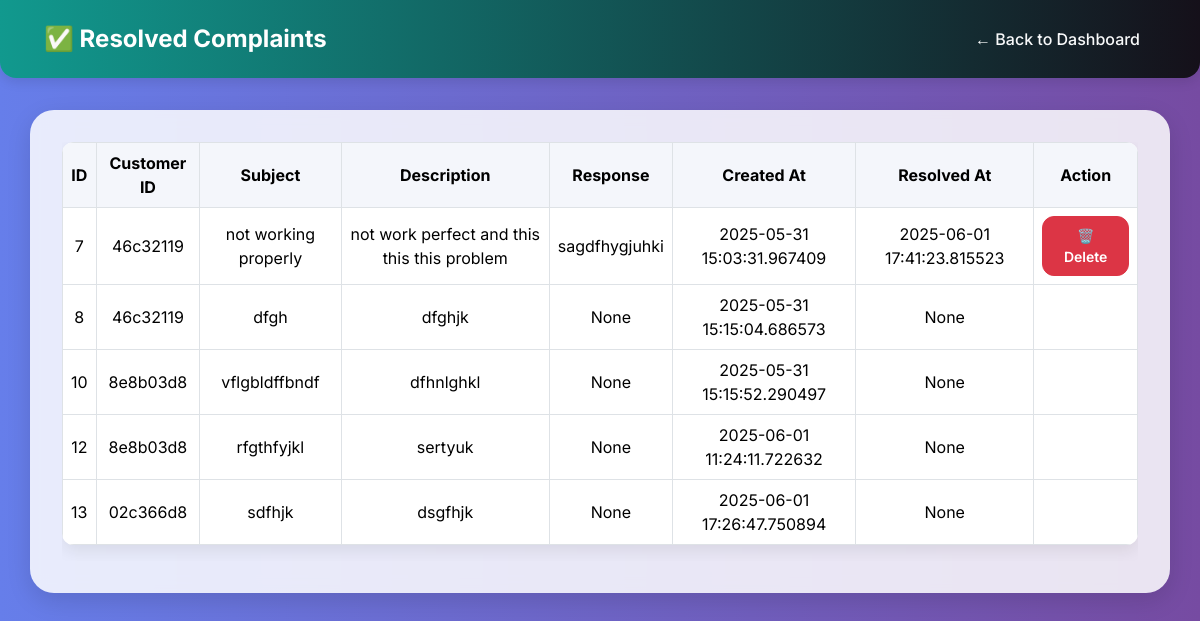
/resolved_complaints (signed in), run on the app's committed database.
### tables this page shows
CREATE TABLE complaints (
    id INTEGER PRIMARY KEY AUTOINCREMENT,
    customer_id TEXT NOT NULL,
    subject TEXT NOT NULL,
    description TEXT NOT NULL,
    response TEXT,
    created_at TEXT DEFAULT CURRENT_TIMESTAMP,
    resolved_at TEXT
, status TEXT DEFAULT 'Open');

### app.py (the view)
@app.route('/resolved_complaints')
def resolved_complaints():
    if session.get('role') != 'sales':
        return redirect(url_for('login'))
    conn = sqlite3.connect('database/4s.db')
    conn.row_factory = sqlite3.Row
    cursor = conn.cursor()
    cursor.execute("SELECT * FROM complaints")
    rows = cursor.fetchall()
    resolved_requests = [dict(r) for r in rows]
    conn.close()
    return render_template('resolved_complaints.html', resolved_requests=resolved_requests)

### Templates/resolved_complaints.html (shortened to what this page needs)
<!DOCTYPE html>
<html lang="en">
<head>
    <link href="https://cdn.jsdelivr.net/npm/bootstrap@5.3.3/dist/css/bootstrap.min.css" rel="stylesheet">
</head>
<body>
<nav class="navbar navbar-expand-lg">
    <div class="container-fluid d-flex justify-content-between align-items-center flex-wrap gap-2">
        <span class="navbar-brand">✅ Resolved Complaints</span>
        <div class="d-flex gap-2 flex-wrap">
            <a href="{{ url_for('sales_dashboard') }}" class="btn btn-outline-light">← Back to Dashboard</a>
        </div>
    </div>
</nav>
<div class="container dashboard-box">
    {% if resolved_requests %}
        <div class="table-responsive">
            <table class="table table-bordered table-hover align-middle">
                <thead>
                    <tr>
                        <th>ID</th>
                        <th>Customer ID</th>
                        <th>Subject</th>
                        <th>Description</th>
                        <th>Response</th>
                        <th>Created At</th>
                        <th>Resolved At</th>
                        <th>Action</th>
                    </tr>
                </thead>
                <tbody>
                    {% for request in resolved_requests %}
                    <tr>
                        <td>{{ request.id }}</td>
                        <td>{{ request.customer_id }}</td>
                        <td>{{ request.subject }}</td>
                        <td>{{ request.description }}</td>
                        <td>{{ request.response }}</td>
                        <td>{{ request.created_at }}</td>
                        <td>{{ request.resolved_at }}</td>
                        <td>
        {% if request.status == 'Resolved' %}
        <form method="POST" action="{{ url_for('delete_complaint', complaint_id=request.id) }}" onsubmit="return confirm('Are you sure you want to delete this complaint?');">
            <button type="submit" class="btn btn-danger btn-sm">🗑️ Delete</button>
        </form>
        {% endif %}
    </td>
                    </tr>
                    {% endfor %}
                </tbody>
            </table>
        </div>
    {% else %}
        <p class="text-muted text-center">No resolved complaints found.</p>
    {% endif %}
</div>
</body>
</html>

### Templates/resolved_complaints.html (style rules this page uses)
body { margin: 0; padding: 0; font-family: 'Inter', sans-serif; background: linear-gradient(to right, #667eea, #764ba2); min-height: 100vh; color: #333; }
.navbar { background: linear-gradient(90deg, #11998e, rgba(9, 9, 9, 0.89)); color: white; border-radius: 0 0 1rem 1rem; padding: 1rem 2rem; box-shadow: 0 4px 12px rgba(0, 0, 0, 0.1); }
.navbar-brand { font-weight: 700; font-size: 1.5rem; color: white !important; }
.navbar .btn { border-radius: 0.75rem; font-weight: 500; border: none; }
.dashboard-box { background: rgba(255, 255, 255, 0.85); backdrop-filter: blur(8px); padding: 2rem; border-radius: 1.5rem; box-shadow: 0 8px 24px rgba(0, 0, 0, 0.12); margin-top: 2rem; }
.table { background: white; border-radius: 0.75rem; overflow: hidden; box-shadow: 0 6px 16px rgba(0, 0, 0, 0.08); }
.table th { background-color: #f4f6fb; text-align: center; vertical-align: middle; }
.table td { text-align: center; vertical-align: middle; }
.btn { border-radius: 0.75rem; font-weight: 600; padding: 0.5rem 1rem; }
.btn-outline-light { border-radius: 0.75rem; font-weight: 500; }

### data on the page
complaints: id "7", customer_id "46c32119", subject "not working properly", description "not work perfect and this this this problem", response "sagdfhygjuhki", created_at "2025-05-31 15:03:31.967409", resolved_at "2025-06-01 17:41:23.815523"
complaints: id "8", customer_id "46c32119", subject "dfgh", description "dfghjk", response "None", created_at "2025-05-31 15:15:04.686573", resolved_at "None"
complaints: id "10", customer_id "8e8b03d8", subject "vflgbldffbndf", description "dfhnlghkl", response "None", created_at "2025-05-31 15:15:52.290497", resolved_at "None"
complaints: id "12", customer_id "8e8b03d8", subject "rfgthfyjkl", description "sertyuk", response "None", created_at "2025-06-01 11:24:11.722632", resolved_at "None"
complaints: id "13", customer_id "02c366d8", subject "sdfhjk", description "dsgfhjk", response "None", created_at "2025-06-01 17:26:47.750894", resolved_at "None"
